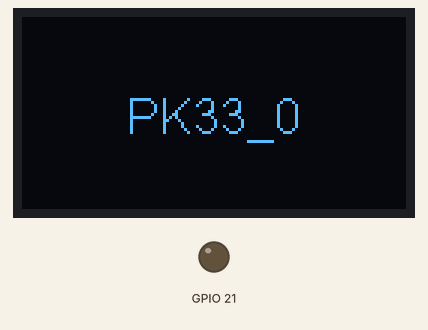
A program run on a simulated ESP32-S3. Parts: 64×128 one-colour display, output pins drawn as LEDs (lit = HIGH).

Above: at 0.2 s.
At 2.2 s:
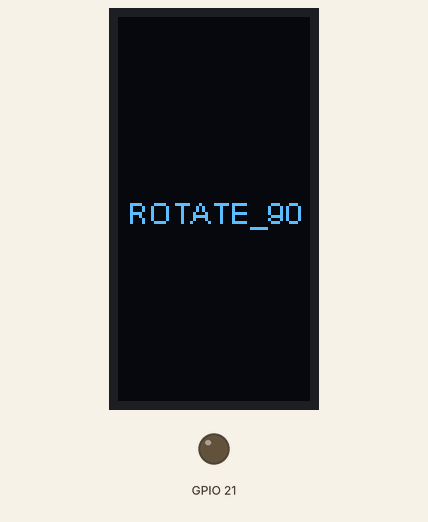
At 4.3 s:
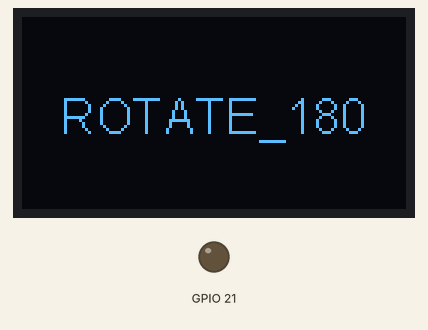
At 6.3 s:
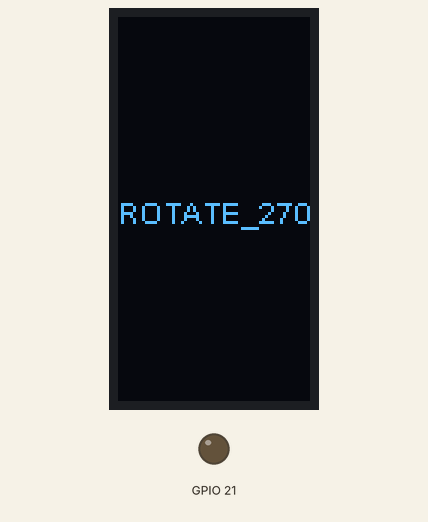

Measured:
- what the display in image 0 shows lasts 2.0 s, from 0.2 s to 2.2 s

The program:

main.cpp
```cpp
//https://github.com/HelTecAutomation/Heltec_ESP32/blob/master/examples/OLED/OLED_rotate/OLED_rotate.ino
#include "heltec.h"
#include "Arduino.h"

//rotate only for GEOMETRY_128_64
SSD1306Wire display(0x3c, SDA_OLED, SCL_OLED, RST_OLED);

void VextON(void)
{
  pinMode(Vext,OUTPUT);
  digitalWrite(Vext, LOW);
}

void VextOFF(void) //Vext default OFF
{
  pinMode(Vext,OUTPUT);
  digitalWrite(Vext, HIGH);
}

void setup() {

  VextON();
  delay(100);

  display.init();
  display.clear();
  display.display();

  display.setContrast(255);

  display.setTextAlignment(TEXT_ALIGN_CENTER);
  display.clear();
  display.display();
  display.screenRotate(ANGLE_0_DEGREE);
  display.setFont(ArialMT_Plain_16);
  display.drawString(64, 32-16/2, "PK33_0");
  display.display();
  delay(2000);

  display.clear();
  display.display();
  display.screenRotate(ANGLE_90_DEGREE);
  display.setFont(ArialMT_Plain_10);
  display.drawString(32, 64-10/2, "ROTATE_90");
  display.display();
  delay(2000);

  display.clear();
  display.display();
  display.screenRotate(ANGLE_180_DEGREE);
  display.setFont(ArialMT_Plain_16);
  display.drawString(64, 32-16/2, "ROTATE_180");
  display.display();
  delay(2000);

  display.clear();
  display.display();
  display.screenRotate(ANGLE_270_DEGREE);
  display.setFont(ArialMT_Plain_10);
  display.drawString(32, 64-10/2, "ROTATE_270");
  display.display();
  delay(2000);
}

void loop() { }
```
